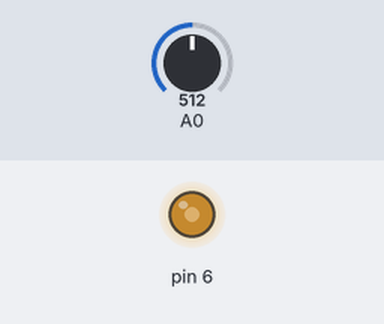
Recording of a sketch running on a simulated Arduino Nano, built with avr-gcc and run on an emulated ATmega328P. On the bench: output pins drawn as LEDs (lit = HIGH). The test bench sets the inputs (shaded band); at power-on: A0 = 512.

Above: at 1.2 s.
1.3 s: A0 set to 306
At 2.3 s:
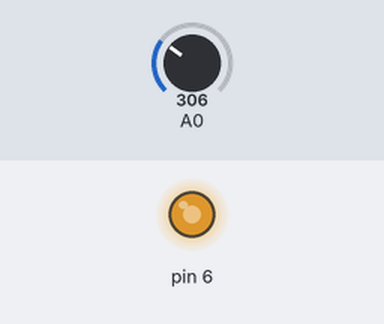
2.8 s: A0 set to 122
At 3.4 s:
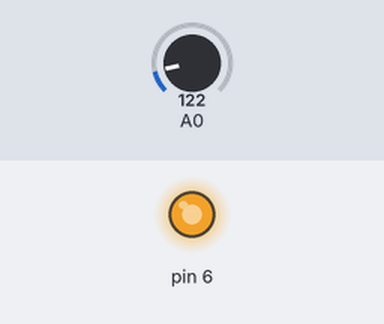
4.3 s: A0 set to 900
At 5.5 s:
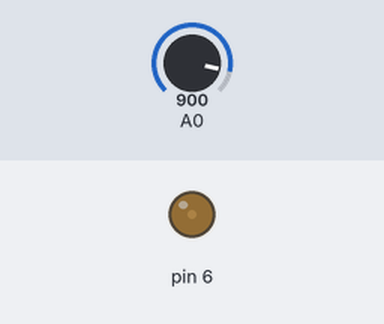
5.8 s: A0 set to 1023
At 6.9 s:
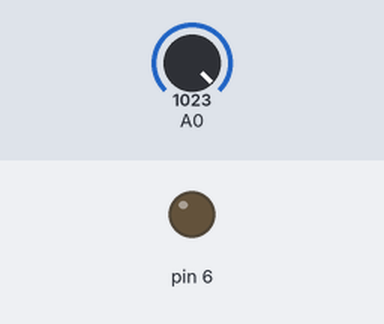
Timing chart, 0 to 8.3 s (numbered marks = the images above; inputs shaded):
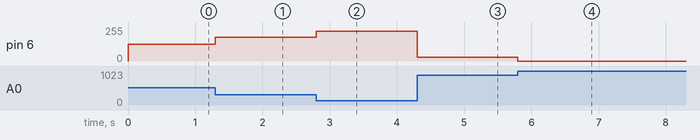

Measured:
- after the input at 1.3 s, pin 6: 127/255 → 179/255 at once
- after the input at 2.8 s, pin 6: 179/255 → 225/255 at once
- after the input at 4.3 s, pin 6: 225/255 → 30/255 at once
- after the input at 5.8 s, pin 6: 30/255 → 0/255 at once

The sketch:

Sketch2_3.ino
```cpp
// Sketch2-3.ino
void setup() {
  pinMode(4, INPUT); // 4番ピンは入力に設定LED接続を無効にする
  pinMode(6, OUTPUT); // GROVEケーブルでLEDへアナログ出力
  pinMode(A0, INPUT); // ポテンショメーター
  pinMode(A2, INPUT); // 音センサー
  pinMode(A6, INPUT); // 光センサー
}

void loop() {
  // ポテンショメーターでLEDを制御
  int analogInput = (1023 - analogRead(A0)) / 4;
  // 音センサーでLEDを点灯
  // int analogInput = analogRead(A2) / 4 - 100;
  // 光センサーで暗くなったらLEDを点灯
  // int analogInput = (1023 - analogRead(A6)) / 4 - 200;
  // 入力がマイナスになった場合はゼロにする
  if (analogInput <= 0) {
    analogInput = 0;
  }
  analogWrite(6, analogInput);
}
```
